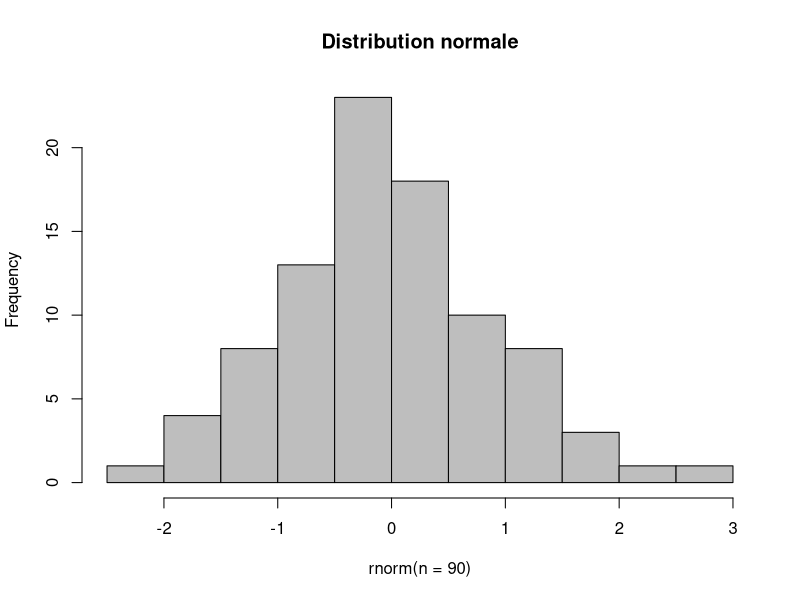
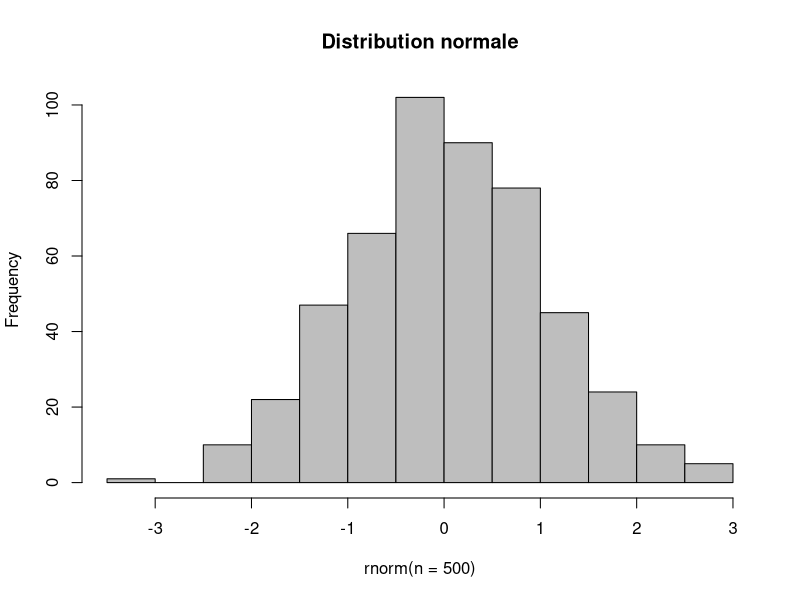
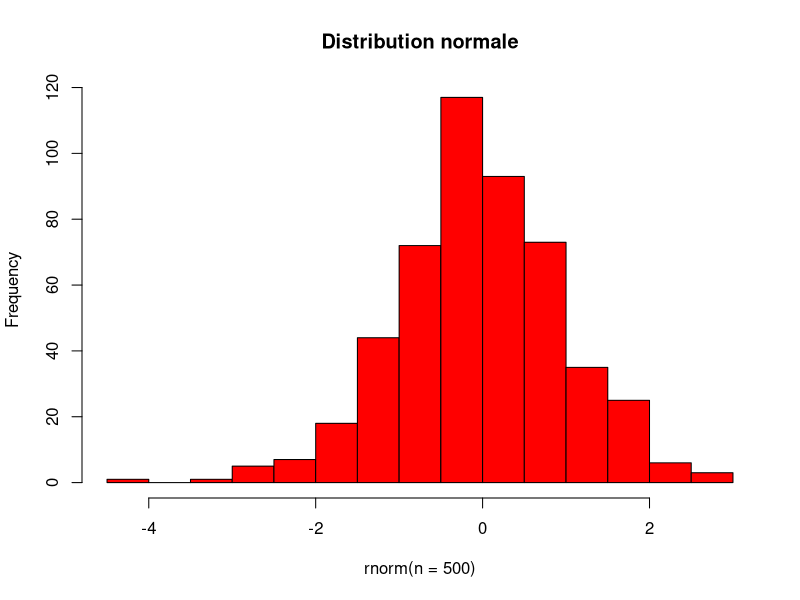
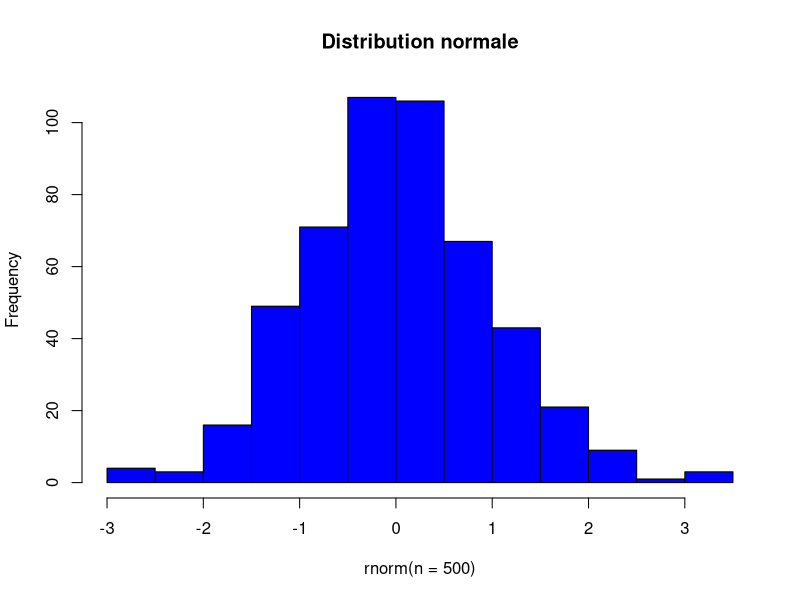
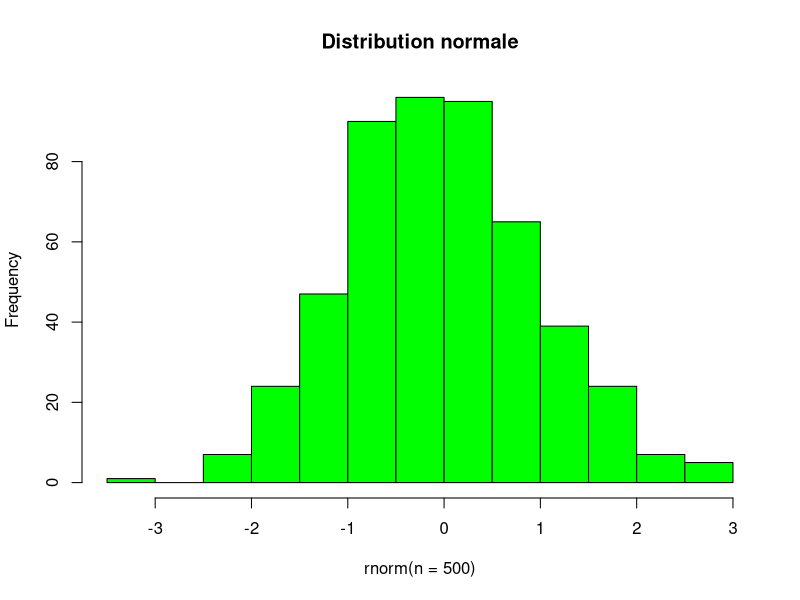
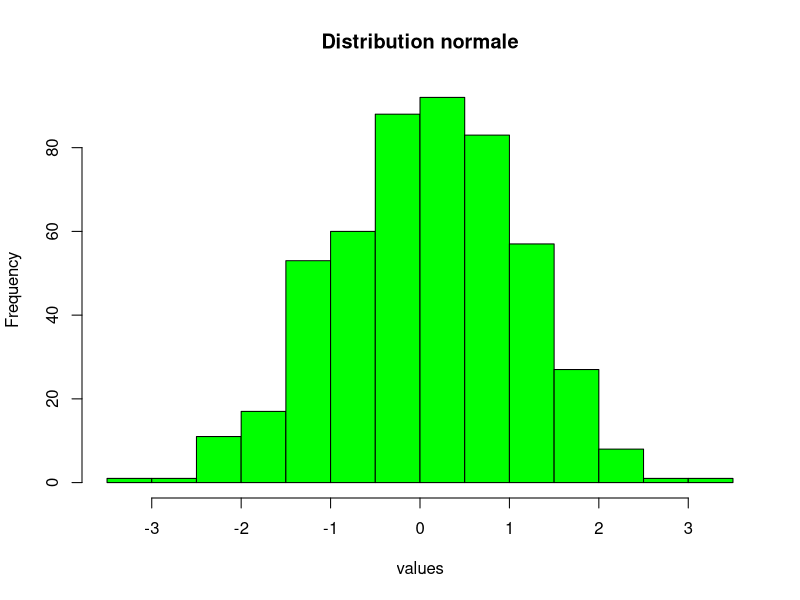

Here is the R script that generated these plots, in order:
# App1 : Basic App
hist(rnorm(n = 90), main = "Distribution normale", col = "grey")
hist(rnorm(n = 500), main = "Distribution normale", col = "grey")

# App2 : A partir de App1, ajouter un input pour changer la couleur
hist(rnorm(n = 500), main = "Distribution normale", col = "red")
hist(rnorm(n = 500), main = "Distribution normale", col = "blue")
hist(rnorm(n = 500), main = "Distribution normale", col = "green")

# App3 : A partir de App2, ajouter un output pour calculer la moyenne reelle
values <- rnorm(n = 500)
mean(values)
hist(values, main = "Distribution normale", col = "green")

# App4 : A partir de App3, ajouter un bouton "Go!"
